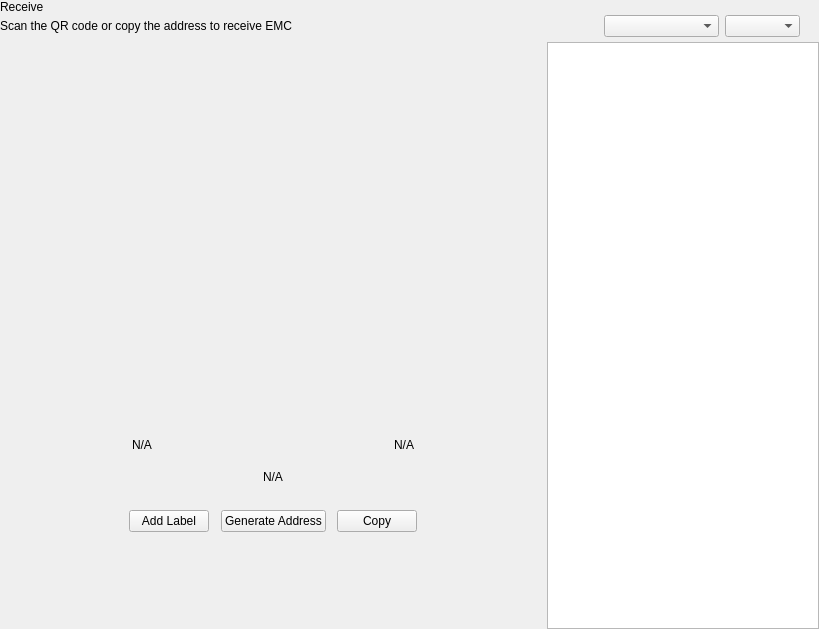
<?xml version="1.0" encoding="UTF-8"?>
<ui version="4.0">
 <class>ReceiveWidget</class>
 <widget class="QWidget" name="ReceiveWidget">
  <property name="geometry">
   <rect>
    <x>0</x>
    <y>0</y>
    <width>819</width>
    <height>629</height>
   </rect>
  </property>
  <property name="minimumSize">
   <size>
    <width>0</width>
    <height>0</height>
   </size>
  </property>
  <property name="windowTitle">
   <string>Form</string>
  </property>
  <layout class="QHBoxLayout" name="horizontalLayout_2" stretch="2,1">
   <property name="spacing">
    <number>0</number>
   </property>
   <property name="leftMargin">
    <number>0</number>
   </property>
   <property name="topMargin">
    <number>0</number>
   </property>
   <property name="rightMargin">
    <number>0</number>
   </property>
   <property name="bottomMargin">
    <number>0</number>
   </property>
   <item>
    <widget class="QWidget" name="left" native="true">
     <layout class="QVBoxLayout" name="verticalLayout_3">
      <property name="leftMargin">
       <number>0</number>
      </property>
      <property name="topMargin">
       <number>0</number>
      </property>
      <property name="rightMargin">
       <number>0</number>
      </property>
      <property name="bottomMargin">
       <number>0</number>
      </property>
      <item>
       <layout class="QVBoxLayout" name="verticalLayout_2">
        <property name="spacing">
         <number>0</number>
        </property>
        <property name="leftMargin">
         <number>0</number>
        </property>
        <item>
         <layout class="QHBoxLayout" name="horizontalLayout_3">
          <property name="spacing">
           <number>0</number>
          </property>
          <item>
           <layout class="QVBoxLayout" name="verticalLayout_4">
            <property name="spacing">
             <number>5</number>
            </property>
            <item>
             <widget class="QLabel" name="labelTitle">
              <property name="text">
               <string>Receive</string>
              </property>
             </widget>
            </item>
            <item alignment="Qt::AlignTop">
             <widget class="QLabel" name="labelSubtitle1">
              <property name="text">
               <string>Scan the QR code or copy the address to receive EMC</string>
              </property>
             </widget>
            </item>
           </layout>
          </item>
          <item>
           <spacer name="horizontalSpacer">
            <property name="orientation">
             <enum>Qt::Horizontal</enum>
            </property>
            <property name="sizeHint" stdset="0">
             <size>
              <width>40</width>
              <height>20</height>
             </size>
            </property>
           </spacer>
          </item>
          <!-- <item>
           <widget class="QWidget" name="containerViewPrivacyChecks" native="true">
            <layout class="QVBoxLayout" name="containerPrivacyChecks">
             <property name="spacing">
              <number>0</number>
             </property>
             <property name="leftMargin">
              <number>0</number>
             </property>
             <property name="topMargin">
              <number>0</number>
             </property>
             <property name="rightMargin">
              <number>0</number>
             </property>
             <property name="bottomMargin">
              <number>0</number>
             </property>
             <item alignment="Qt::AlignHCenter|Qt::AlignVCenter">
              <widget class="QGroupBox" name="groupBox">
               <property name="title">
                <string/>
               </property>
               <layout class="QHBoxLayout" name="horizontalLayout_2_1">
                <property name="spacing">
                 <number>0</number>
                </property>
                <property name="leftMargin">
                 <number>0</number>
                </property>
                <property name="topMargin">
                 <number>0</number>
                </property>
                <property name="rightMargin">
                 <number>0</number>
                </property>
                <property name="bottomMargin">
                 <number>0</number>
                </property>
                <item>
                 <widget class="QPushButton" name="pushLeft">
                  <property name="minimumSize">
                   <size>
                    <width>120</width>
                    <height>30</height>
                   </size>
                  </property>
                  <property name="maximumSize">
                   <size>
                    <width>120</width>
                    <height>30</height>
                   </size>
                  </property>
                  <property name="focusPolicy">
                   <enum>Qt::NoFocus</enum>
                  </property>
                  <property name="text">
                   <string>Transparent</string>
                  </property>
                  <property name="checkable">
                   <bool>true</bool>
                  </property>
                  <property name="autoExclusive">
                   <bool>true</bool>
                  </property>
                 </widget>
                </item>
                <item>
                 <widget class="QPushButton" name="pushRight">
                  <property name="minimumSize">
                   <size>
                    <width>120</width>
                    <height>30</height>
                   </size>
                  </property>
                  <property name="maximumSize">
                   <size>
                    <width>120</width>
                    <height>30</height>
                   </size>
                  </property>
                  <property name="focusPolicy">
                   <enum>Qt::NoFocus</enum>
                  </property>
                  <property name="text">
                   <string>Shielded</string>
                  </property>
                  <property name="checkable">
                   <bool>true</bool>
                  </property>
                  <property name="checked">
                   <bool>true</bool>
                  </property>
                  <property name="autoExclusive">
                   <bool>true</bool>
                  </property>
                 </widget>
                </item>
               </layout>
              </widget>
             </item>
             <item alignment="Qt::AlignHCenter|Qt::AlignTop">
              <widget class="QLabel" name="labelSubtitle2">
               <property name="text">
                <string>Accept transparent or shielded EMC</string>
               </property>
               <property name="alignment">
                <set>Qt::AlignRight|Qt::AlignTrailing|Qt::AlignVCenter</set>
               </property>
              </widget>
             </item>
            </layout>
           </widget>
          </item> -->
         </layout>
        </item>
        <item>
         <spacer name="verticalSpacer_2">
          <property name="orientation">
           <enum>Qt::Vertical</enum>
          </property>
          <property name="sizeType">
           <enum>QSizePolicy::Expanding</enum>
          </property>
          <property name="sizeHint" stdset="0">
           <size>
            <width>20</width>
            <height>50</height>
           </size>
          </property>
         </spacer>
        </item>
        <item alignment="Qt::AlignHCenter">
         <widget class="QWidget" name="layoutQR" native="true">
          <property name="maximumSize">
           <size>
            <width>510</width>
            <height>16777215</height>
           </size>
          </property>
          <layout class="QVBoxLayout" name="verticalLayoutQr">
           <item>
            <spacer name="verticalSpacer11">
             <property name="orientation">
              <enum>Qt::Vertical</enum>
             </property>
             <property name="sizeType">
              <enum>QSizePolicy::Fixed</enum>
             </property>
             <property name="sizeHint" stdset="0">
              <size>
               <width>20</width>
               <height>20</height>
              </size>
             </property>
            </spacer>
           </item>
           <item alignment="Qt::AlignHCenter">
            <widget class="QLabel" name="labelQrImg">
             <property name="minimumSize">
              <size>
               <width>260</width>
               <height>260</height>
              </size>
             </property>
             <property name="maximumSize">
              <size>
               <width>260</width>
               <height>260</height>
              </size>
             </property>
             <property name="text">
              <string/>
             </property>
             <property name="alignment">
              <set>Qt::AlignCenter</set>
             </property>
            </widget>
           </item>
           <item>
            <spacer name="verticalSpacer_21">
             <property name="orientation">
              <enum>Qt::Vertical</enum>
             </property>
             <property name="sizeType">
              <enum>QSizePolicy::Fixed</enum>
             </property>
             <property name="sizeHint" stdset="0">
              <size>
               <width>20</width>
               <height>30</height>
              </size>
             </property>
            </spacer>
           </item>
           <item>
            <widget class="QWidget" name="widget" native="true">
             <property name="minimumSize">
              <size>
               <width>0</width>
               <height>0</height>
              </size>
             </property>
             <layout class="QHBoxLayout" name="horizontalLayout_5">
              <item>
               <widget class="QLabel" name="labelLabel">
                <property name="text">
                 <string notr="true">N/A</string>
                </property>
               </widget>
              </item>
              <item>
               <spacer name="horizontalSpacer_2">
                <property name="orientation">
                 <enum>Qt::Horizontal</enum>
                </property>
                <property name="sizeHint" stdset="0">
                 <size>
                  <width>141</width>
                  <height>20</height>
                 </size>
                </property>
               </spacer>
              </item>
              <item>
               <widget class="QLabel" name="labelDate">
                <property name="text">
                 <string notr="true">N/A</string>
                </property>
                <property name="alignment">
                 <set>Qt::AlignRight|Qt::AlignTrailing|Qt::AlignVCenter</set>
                </property>
               </widget>
              </item>
             </layout>
            </widget>
           </item>
           <item>
            <widget class="QLabel" name="labelAddress">
             <property name="sizePolicy">
              <sizepolicy hsizetype="Expanding" vsizetype="Preferred">
               <horstretch>0</horstretch>
               <verstretch>0</verstretch>
              </sizepolicy>
             </property>
             <property name="minimumSize">
              <size>
               <width>300</width>
               <height>0</height>
              </size>
             </property>
             <property name="text">
              <string notr="true">N/A</string>
             </property>
             <property name="alignment">
              <set>Qt::AlignCenter</set>
             </property>
            </widget>
           </item>
           <item>
            <spacer name="verticalSpacer_4">
             <property name="orientation">
              <enum>Qt::Vertical</enum>
             </property>
             <property name="sizeType">
              <enum>QSizePolicy::Fixed</enum>
             </property>
             <property name="sizeHint" stdset="0">
              <size>
               <width>20</width>
               <height>20</height>
              </size>
             </property>
            </spacer>
           </item>
           <item>
            <layout class="QHBoxLayout" name="horizontalLayout_4">
             <item alignment="Qt::AlignHCenter">
              <widget class="QPushButton" name="pushButtonLabel">
               <property name="focusPolicy">
                <enum>Qt::NoFocus</enum>
               </property>
               <property name="text">
                <string>Add Label</string>
               </property>
              </widget>
             </item>
             <item alignment="Qt::AlignHCenter">
              <widget class="QPushButton" name="pushButtonNewAddress">
               <property name="focusPolicy">
                <enum>Qt::NoFocus</enum>
               </property>
               <property name="text">
                <string>Generate Address</string>
               </property>
              </widget>
             </item>
             <item alignment="Qt::AlignHCenter">
              <widget class="QPushButton" name="pushButtonCopy">
               <property name="focusPolicy">
                <enum>Qt::NoFocus</enum>
               </property>
               <property name="text">
                <string>Copy</string>
               </property>
              </widget>
             </item>
            </layout>
           </item>
           <item>
            <spacer name="verticalSpacer_3">
             <property name="orientation">
              <enum>Qt::Vertical</enum>
             </property>
             <property name="sizeType">
              <enum>QSizePolicy::Expanding</enum>
             </property>
             <property name="sizeHint" stdset="0">
              <size>
               <width>20</width>
               <height>20</height>
              </size>
             </property>
            </spacer>
           </item>
          </layout>
         </widget>
        </item>
        <item>
         <spacer name="verticalSpacer">
          <property name="orientation">
           <enum>Qt::Vertical</enum>
          </property>
          <property name="sizeHint" stdset="0">
           <size>
            <width>20</width>
            <height>40</height>
           </size>
          </property>
         </spacer>
        </item>
       </layout>
      </item>
     </layout>
    </widget>
   </item>
   <item>
    <widget class="QWidget" name="right" native="true">
     <layout class="QVBoxLayout" name="verticalLayout_5">
      <property name="spacing">
       <number>0</number>
      </property>
      <property name="leftMargin">
       <number>1</number>
      </property>
      <property name="topMargin">
       <number>0</number>
      </property>
      <property name="rightMargin">
       <number>0</number>
      </property>
      <property name="bottomMargin">
       <number>0</number>
      </property>
      <item>
       <layout class="QVBoxLayout" name="container_right">
        <property name="spacing">
         <number>0</number>
        </property>
        <property name="leftMargin">
         <number>0</number>
        </property>
        <property name="rightMargin">
         <number>0</number>
        </property>
        <item>
         <layout class="QVBoxLayout" name="verticalLayout">
          <property name="spacing">
           <number>6</number>
          </property>
          <property name="leftMargin">
           <number>19</number>
          </property>
          <property name="rightMargin">
           <number>19</number>
          </property>
          <item>
           <widget class="OptionButton" name="btnRequest" native="true"/>
          </item>
          <item>
           <widget class="OptionButton" name="btnMyAddresses" native="true">
            <property name="sizePolicy">
             <sizepolicy hsizetype="Preferred" vsizetype="Minimum">
              <horstretch>0</horstretch>
              <verstretch>0</verstretch>
             </sizepolicy>
            </property>
           </widget>
          </item>
         </layout>
        </item>
        <item>
         <widget class="QWidget" name="sortWidget" native="true">
          <layout class="QHBoxLayout" name="horizontalLayout_6">
           <property name="leftMargin">
            <number>19</number>
           </property>
           <property name="rightMargin">
            <number>19</number>
           </property>
           <property name="bottomMargin">
            <number>5</number>
           </property>
           <item>
            <spacer name="horizontalSpacer_3">
             <property name="orientation">
              <enum>Qt::Horizontal</enum>
             </property>
             <property name="sizeHint" stdset="0">
              <size>
               <width>40</width>
               <height>20</height>
              </size>
             </property>
            </spacer>
           </item>
           <item>
            <widget class="QComboBox" name="comboBoxSort">
             <property name="sizePolicy">
              <sizepolicy hsizetype="Preferred" vsizetype="Fixed">
               <horstretch>0</horstretch>
               <verstretch>0</verstretch>
              </sizepolicy>
             </property>
             <property name="minimumSize">
              <size>
               <width>115</width>
               <height>0</height>
              </size>
             </property>
            </widget>
           </item>
           <item>
            <widget class="QComboBox" name="comboBoxSortOrder">
             <property name="sizePolicy">
              <sizepolicy hsizetype="Preferred" vsizetype="Fixed">
               <horstretch>0</horstretch>
               <verstretch>0</verstretch>
              </sizepolicy>
             </property>
             <property name="minimumSize">
              <size>
               <width>75</width>
               <height>0</height>
              </size>
             </property>
            </widget>
           </item>
          </layout>
         </widget>
        </item>
        <item>
         <widget class="QListView" name="listViewAddress"/>
        </item>
       </layout>
      </item>
     </layout>
    </widget>
   </item>
  </layout>
 </widget>
 <customwidgets>
  <customwidget>
   <class>OptionButton</class>
   <extends>QWidget</extends>
   <header>qt/eloncoin/optionbutton.h</header>
   <container>1</container>
  </customwidget>
 </customwidgets>
 <resources/>
 <connections/>
</ui>
